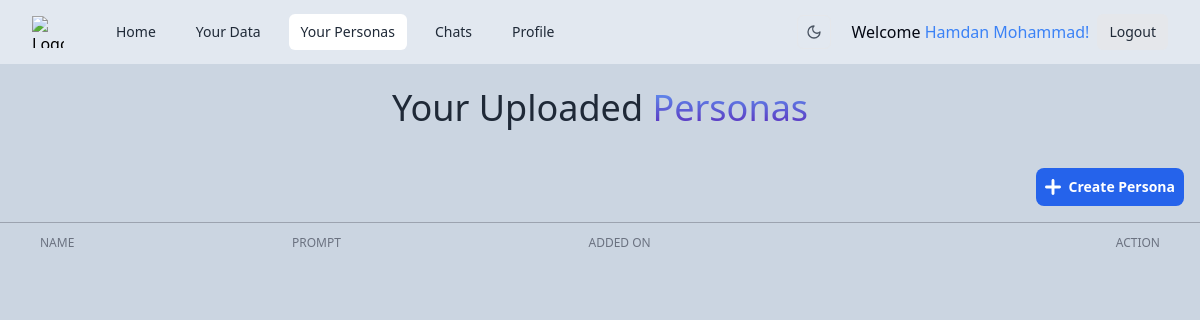
Before: /personas (signed in) with the older database file.
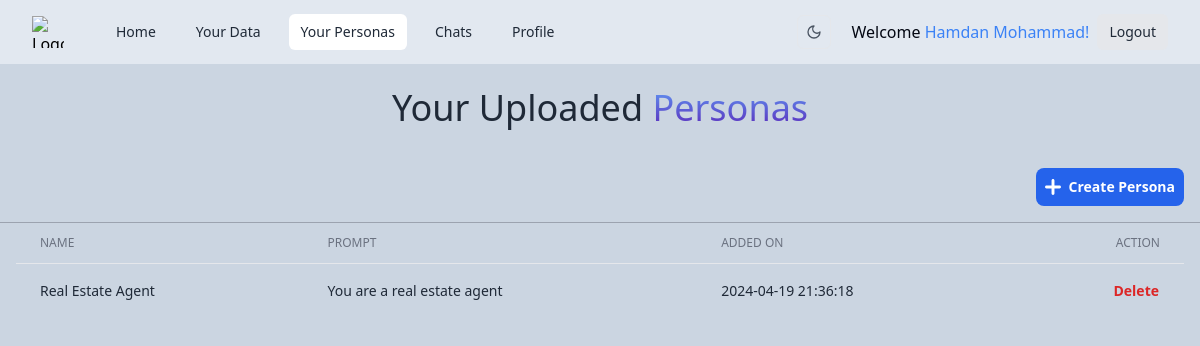
After: the same page with the newer database file.
### models.py (models this page shows, shortened)
class User(UserMixin, db.Model):
    id = db.Column("id", db.Integer, primary_key=True)
    name = db.Column(db.String(100), nullable=False)
    username = db.Column(db.String(100), unique=True, nullable=False)
    email = db.Column(db.String(100), unique=True, nullable=False)
    password = db.Column(db.String(100), nullable=False)
    personas = db.relationship('Persona', backref='user', lazy='dynamic')
    data = db.relationship('Data', backref='user', lazy='dynamic')
    messages = db.relationship('Message', backref='user', lazy='dynamic')

class Persona(db.Model):
    _id = db.Column("id", db.Integer, primary_key=True)
    name = db.Column(db.String(100))
    prompt = db.Column(db.String(1000))
    user_id = db.Column(db.Integer, db.ForeignKey('user.id'), nullable=False)
    added_on = db.Column(db.DateTime, nullable=False, default=db.func.now())

### app.py (the view, shortened to what this page needs)
@app.route('/personas', methods=['GET', 'POST'])
@login_required
def personas():
    persona_list = Persona.query.filter_by(user_id=session['_user_id']).all()
    return render_template('personas.html', personas=persona_list)

### app.py (called while the page is built)
@login_manager.user_loader
def load_user(user_id):
    return User.query.get(int(user_id))

### templates/personas.html (shortened to what this page needs)
{% extends 'base.html' %}
{% block content %}
<div class="max-w-3xl text-center mx-auto py-6">
  <h1 class="block font-medium text-gray-800 dark:text-gray-200 text-xl sm:text-2xl md:text-3xl lg:text-4xl">
    Your Uploaded <span
      class="bg-clip-text bg-gradient-to-t from-violet-800 to-blue-400 dark:from-blue-300 dark:to-violet-800 text-transparent">
      Personas</span>
  </h1>
</div>
<div class="flex justify-end items-center">
  <button type="button"
    class="m-4 p-2 inline-flex items-center gap-x-2 text-sm font-semibold rounded-lg border border-transparent bg-blue-600 text-white hover:bg-blue-700 disabled:opacity-50 disabled:pointer-events-none dark:focus:outline-none dark:focus:ring-1 dark:focus:ring-gray-600"
    data-hs-overlay="#hs-static-backdrop-modal">
    Create Persona
  </button>
</div>
<hr class="border-gray-400 dark:border-gray-800">
<div class="flex flex-col px-4">
  <div class="-m-1.5 overflow-x-auto">
    <div class="p-1.5 min-w-full inline-block align-middle">
      <div class="overflow-hidden">
        <table class="min-w-full divide-y divide-gray-200 dark:divide-gray-700">
          <thead>
            <tr>
              <th scope="col" class="px-6 py-3 text-start text-xs font-medium text-gray-500 uppercase">Name</th>
              <th scope="col" class="px-6 py-3 text-start text-xs font-medium text-gray-500 uppercase">Prompt</th>
              <th scope="col" class="px-6 py-3 text-start text-xs font-medium text-gray-500 uppercase">Added On</th>
              <th scope="col" class="px-6 py-3 text-end text-xs font-medium text-gray-500 uppercase">Action</th>
            </tr>
          </thead>
          <tbody class="divide-y divide-gray-200 dark:divide-gray-700">
            {% for persona in personas %}
            <tr class="hover:bg-gray-100 dark:hover:bg-gray-700">
              <td class="px-6 py-4 whitespace-nowrap text-sm font-medium text-gray-800 dark:text-gray-200">
                {{ persona.name }}
              </td>
              <td class="px-6 py-4 whitespace-nowrap text-sm text-gray-800 dark:text-gray-200">
                {{ persona.prompt }}
              </td>
              <td class="px-6 py-4 whitespace-nowrap text-sm text-gray-800 dark:text-gray-200">
                {{ persona.added_on }}
              </td>
              <td class="px-6 py-4 whitespace-nowrap text-end text-sm font-medium">
                <form method="post" action="{{ url_for('personas') }}">
                  <button type="submit" name="delete-persona"
                    onclick="return confirm('Are you sure you want to delete this persona?')"
                    class="inline-flex items-center gap-x-2 text-sm font-semibold rounded-lg border border-transparent text-red-600 hover:text-red-800 disabled:opacity-50 disabled:pointer-events-none dark:text-red-500 dark:hover:text-red-400 dark:focus:outline-none dark:focus:ring-1 dark:focus:ring-gray-600">Delete</button>
                </form>
              </td>
            </tr>
            {% endfor %}
          </tbody>
        </table>
      </div>
    </div>
  </div>
</div>
{% endblock %}

### templates/base.html (shortened to what this page needs)
<!DOCTYPE html>
<html>
<head>
	<link rel="stylesheet" href="{{ url_for('static',filename='dist/css/output.css') }}">
</head>
<body class="dark:bg-slate-900 bg-slate-300 h-full items-center py-16
	[&::-webkit-scrollbar]:w-2
  [&::-webkit-scrollbar-track]:bg-gray-100
  [&::-webkit-scrollbar-thumb]:bg-gray-400
  dark:[&::-webkit-scrollbar-track]:bg-slate-700
  dark:[&::-webkit-scrollbar-thumb]:bg-slate-500">
	<nav class="navbar bg-slate-200 dark:bg-gray-800">
		<div class="max-w-7xl mx-auto px-4 sm:px-6 lg:px-8">
			<div class="flex items-center justify-between h-16">
				<div class="flex items-center">
					<a href="{{ url_for('index') }}" class="flex-shrink-0">
						<img class="h-8 w-8" src="https://tailwindui.com/img/logos/workflow-mark-indigo-500.svg" alt="Logo">
					</a>
					<div class="hidden md:block">
						<div class="ml-10 flex items-baseline space-x-4">
							<a href="{{ url_for('index') }}"
								class="{% if request.path == url_for('index') %}text-gray-800 dark:text-gray-200 bg-white dark:bg-gray-600 {% else %} text-gray-800 dark:text-gray-300 hover:bg-gray-100 dark:hover:bg-gray-700 hover:text-gray-900 dark:hover:text-white{% endif %} px-3 py-2 rounded-md text-sm font-medium">
								Home</a>
							{% if current_user.is_authenticated %}
							<a href="{{ url_for('data') }}"
								class="{% if request.path == url_for('data') %}text-gray-800 dark:text-gray-200 bg-white dark:bg-gray-600 {% else %} text-gray-800 dark:text-gray-300 hover:bg-gray-100 dark:hover:bg-gray-700 hover:text-gray-900 dark:hover:text-white{% endif %} px-3 py-2 rounded-md text-sm font-medium">
								Your Data</a>
							<a href="{{ url_for('personas') }}"
								class="{% if request.path == url_for('personas') %}text-gray-800 dark:text-gray-200 bg-white dark:bg-gray-600 {% else %} text-gray-800 dark:text-gray-300 hover:bg-gray-100 dark:hover:bg-gray-700 hover:text-gray-900 dark:hover:text-white{% endif %} px-3 py-2 rounded-md text-sm font-medium">
								Your Personas</a>
							<a href="{{ url_for('chats') }}"
								class="{% if request.path == url_for('chats') %}text-gray-800 dark:text-gray-200 bg-white dark:bg-gray-600 {% else %} text-gray-800 dark:text-gray-300 hover:bg-gray-100 dark:hover:bg-gray-700 hover:text-gray-900 dark:hover:text-white{% endif %} px-3 py-2 rounded-md text-sm font-medium">
								Chats</a>
							<a href="{{ url_for('profile') }}"
								class="{% if request.path == url_for('profile') %}text-gray-800 dark:text-gray-200 bg-white dark:bg-gray-600 {% else %} text-gray-800 dark:text-gray-300 hover:bg-gray-100 dark:hover:bg-gray-700 hover:text-gray-900 dark:hover:text-white{% endif %} px-3 py-2 rounded-md text-sm font-medium">
								Profile</a>
							{% endif %}
						</div>
					</div>
				</div>
				<div class="hidden md:block">
					<div class="ml-4 flex items-center md:ml-6">
						<div>
							<button type="button"
								class="mx-3 p-2 border hover:border-gray-300 dark:hover:border-gray-600 rounded-md hs-dark-mode-active:hidden block hs-dark-mode group flex items-center text-gray-600 hover:text-blue-600 font-medium dark:text-gray-400 dark:hover:text-gray-500"
								data-hs-theme-click-value="dark">
								<svg class="flex-shrink-0 size-4" xmlns="http://www.w3.org/2000/svg" width="24" height="24"
									viewBox="0 0 24 24" fill="none" stroke="currentColor" stroke-width="2" stroke-linecap="round"
									stroke-linejoin="round">
									<path d="M12 3a6 6 0 0 0 9 9 9 9 0 1 1-9-9Z" />
								</svg>
							</button>
						</div>
						{% if current_user.is_authenticated %}
						<p class="p-2 text-gray-950 dark:text-white">Welcome
							<span class="font-medium text-blue-500">{{ current_user.name }}!</span></p>
						<a href="{{ url_for('logout') }}"
							class="bg-gray-200 dark:bg-gray-900 text-gray-800 dark:text-white px-3 py-2 rounded-md text-sm font-medium">
							Logout</a>
						{% else %}
						<a href="{{ url_for('login') }}"
							class="bg-gray-200 dark:bg-gray-900 text-gray-800 dark:text-white px-3 py-2 rounded-md text-sm font-medium">
							Login</a>
						{% endif %}
					</div>
				</div>
			</div>
		</div>
	</nav>
	{% block content %}{% endblock %}
</body>
</html>

### templates/base.html (style rules this page uses)
.navbar { position: fixed; top: 0; left: 0; right: 0; z-index: 50; }

Changed rows visible on the page:
added Persona: name "Real Estate Agent", prompt "You are a real estate agent", added_on "2024-04-19 21:36:18"
